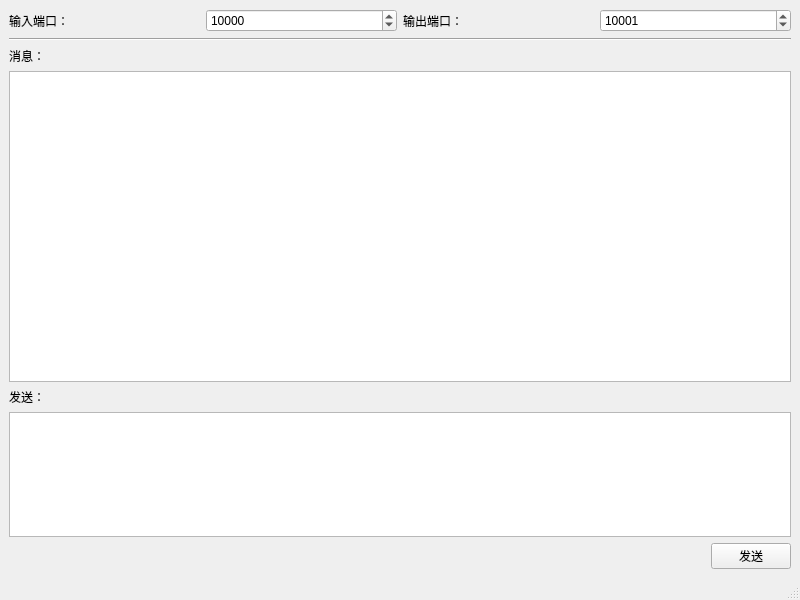
<?xml version="1.0" encoding="UTF-8"?>
<ui version="4.0">
 <class>Sender</class>
 <widget class="QMainWindow" name="Sender">
  <property name="geometry">
   <rect>
    <x>0</x>
    <y>0</y>
    <width>800</width>
    <height>600</height>
   </rect>
  </property>
  <property name="windowTitle">
   <string>Sender</string>
  </property>
  <widget class="QWidget" name="centralwidget">
   <layout class="QVBoxLayout" name="verticalLayout" stretch="0,0,0,5,0,2,0">
    <item>
     <layout class="QHBoxLayout" name="horizontalLayout_2">
      <item>
       <widget class="QLabel" name="labelInPort">
        <property name="text">
         <string>输入端口：</string>
        </property>
       </widget>
      </item>
      <item>
       <widget class="QSpinBox" name="inPort">
        <property name="maximum">
         <number>65535</number>
        </property>
        <property name="value">
         <number>10000</number>
        </property>
       </widget>
      </item>
      <item>
       <widget class="QLabel" name="labelOutPort">
        <property name="text">
         <string>输出端口：</string>
        </property>
       </widget>
      </item>
      <item>
       <widget class="QSpinBox" name="outPort">
        <property name="maximum">
         <number>65535</number>
        </property>
        <property name="value">
         <number>10001</number>
        </property>
       </widget>
      </item>
     </layout>
    </item>
    <item>
     <widget class="Line" name="line">
      <property name="orientation">
       <enum>Qt::Horizontal</enum>
      </property>
     </widget>
    </item>
    <item>
     <widget class="QLabel" name="labelMessage">
      <property name="text">
       <string>消息：</string>
      </property>
     </widget>
    </item>
    <item>
     <widget class="QTextEdit" name="textEditShow">
      <property name="readOnly">
       <bool>true</bool>
      </property>
     </widget>
    </item>
    <item>
     <widget class="QLabel" name="labelSend">
      <property name="text">
       <string>发送：</string>
      </property>
     </widget>
    </item>
    <item>
     <widget class="QTextEdit" name="textEdit"/>
    </item>
    <item>
     <layout class="QHBoxLayout" name="horizontalLayout">
      <item>
       <spacer name="horizontalSpacer">
        <property name="orientation">
         <enum>Qt::Horizontal</enum>
        </property>
        <property name="sizeHint" stdset="0">
         <size>
          <width>40</width>
          <height>20</height>
         </size>
        </property>
       </spacer>
      </item>
      <item>
       <widget class="QPushButton" name="btnSend">
        <property name="text">
         <string>发送</string>
        </property>
       </widget>
      </item>
     </layout>
    </item>
   </layout>
  </widget>
  <widget class="QMenuBar" name="menubar">
   <property name="geometry">
    <rect>
     <x>0</x>
     <y>0</y>
     <width>800</width>
     <height>22</height>
    </rect>
   </property>
  </widget>
  <widget class="QStatusBar" name="statusbar"/>
 </widget>
 <resources/>
 <connections/>
</ui>
